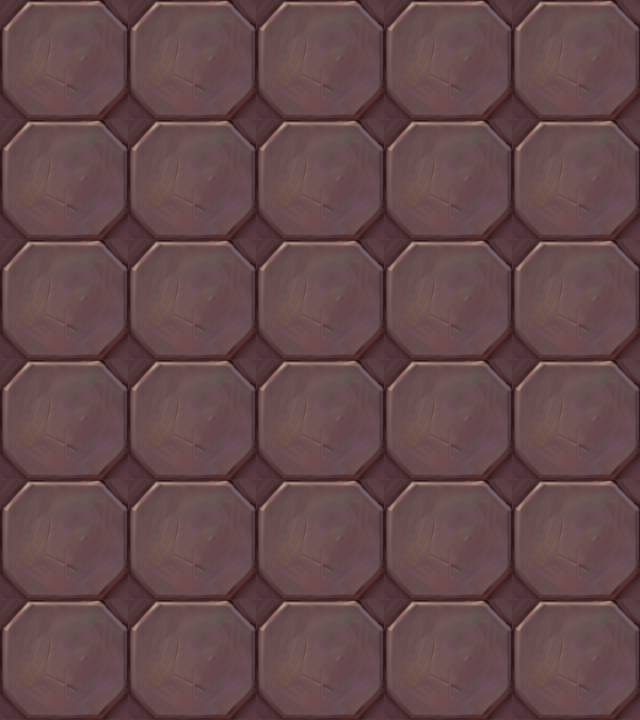

The image is a tile-based game level rendered from a .tmx file. Its description and source (layers, tilesets, objects; grid data summarised) follow:
An orthogonal 5x6 tile map with 128x120 px tiles, 1 tile layer (块层 1).

<map version="1.0" orientation="orthogonal" width="5" height="6" tilewidth="128" tileheight="120">
 <tileset firstgid="1" name="map012" tilewidth="128" tileheight="120">
  <image source="map012.png" width="128" height="120" />
 </tileset>
 <layer name="块层 1" width="5" height="6">
  <data>[30 cells, 30 non-empty, 1 distinct tile ids]</data>
 </layer>
</map>
